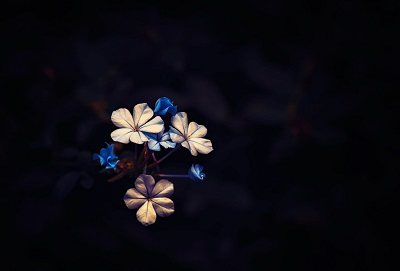
#> input picture sample_images/flower.jpg, 400 x 271 px, found by its file name
$ python Collage-Maker.py
#> lines starting #> are read from the running program, lines starting #| are printed output that depends on the picture
#!/usr/bin/env python
# coding: utf-8

# In[47]:


import cv2
import numpy


# In[48]:


def showimg(image):
    cv2.imshow("View Image", image)
    cv2.waitKey()
    cv2.destroyAllWindows()

def verticalcollage(image_list):
    resize_img=[]
    for i in image_list:
        resize_img.append( cv2.resize(i,(350,250)))
    collage = numpy.vstack(tuple(resize_img))
    return collage

def horizontalcollage(image_list):
    resize_img=[]
    for i in image_list:
        resize_img.append( cv2.resize(i,(350,250)))
    collage = numpy.hstack(tuple(resize_img))
    return collage


# In[49]:


img1=cv2.imread("Documents/flower.jpg")
#> img1 is the input picture: shape (271, 400, 3); mean B, G, R 18.5, 11.8, 13
img2=cv2.imread("Documents/btrfly.jpg")
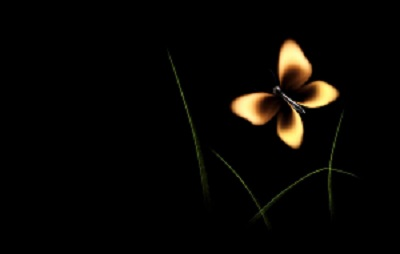
#> input picture sample_images/btrfly.jpg, 400 x 254 px, found by its file name
#> img2 is the input picture: shape (254, 400, 3); mean B, G, R 3.5, 6.1, 7.6
showimg(img1)
showimg(img2)


# In[50]:


hcollage = horizontalcollage((img1,img2))
#> the loop in horizontalcollage, `for i in image_list:` made 2 passes
#> after the loop in horizontalcollage, `for i in image_list:`: resize_img = 2 items
#> in horizontalcollage, `collage = numpy.hstack(tuple(resize_img))`:
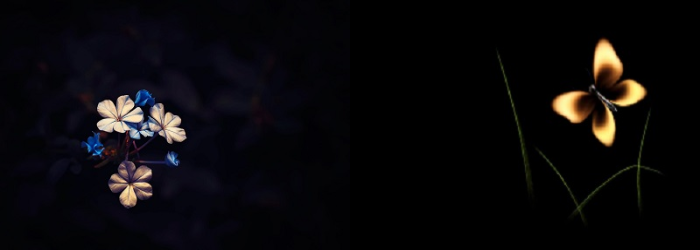
#> collage: shape (250, 700, 3); mean of channels 0, 1, 2 11, 8.9, 10.3; drawn as B, G, R
showimg(hcollage)
vcollage = verticalcollage((img1,img2))
#> the loop in verticalcollage, `for i in image_list:` made 2 passes
#> in verticalcollage, `collage = numpy.vstack(tuple(resize_img))`:
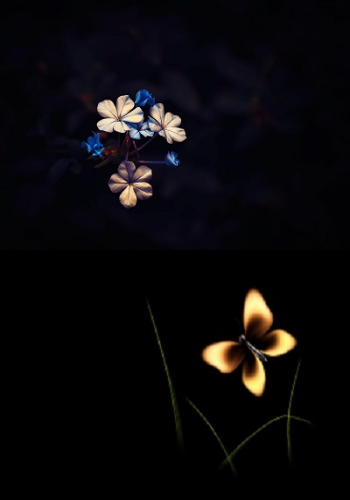
#> collage: shape (500, 350, 3); mean of channels 0, 1, 2 11, 8.9, 10.3; drawn as B, G, R
showimg(vcollage)


# In[53]:


img3=cv2.imread("Documents/pink.jpg")
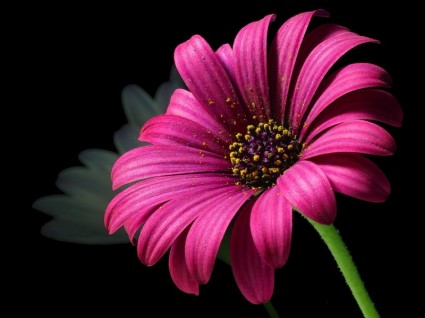
#> input picture sample_images/pink.jpg, 425 x 318 px, found by its file name
#> img3 is the input picture: shape (318, 425, 3); mean B, G, R 41.3, 21.8, 66.2
showimg(img3)


# In[52]:


hcollage = horizontalcollage((img1,img2,img3))
#> the loop in horizontalcollage (call 2), `for i in image_list:` made 3 passes
#> after the loop in horizontalcollage (call 2), `for i in image_list:`: resize_img = 3 items
#> in horizontalcollage (call 2), `collage = numpy.hstack(tuple(resize_img))`:
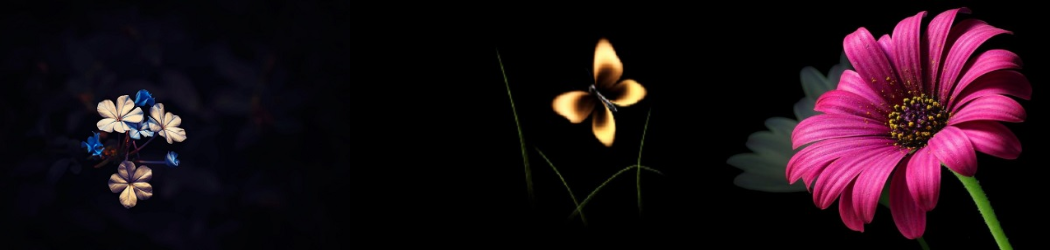
#> collage: shape (250, 1050, 3); mean of channels 0, 1, 2 21.1, 13.2, 28.9; drawn as B, G, R
showimg(hcollage)
vcollage = verticalcollage((img1,img2,img3))
#> the loop in verticalcollage (call 2), `for i in image_list:` made 3 passes
#> in verticalcollage (call 2), `collage = numpy.vstack(tuple(resize_img))`:
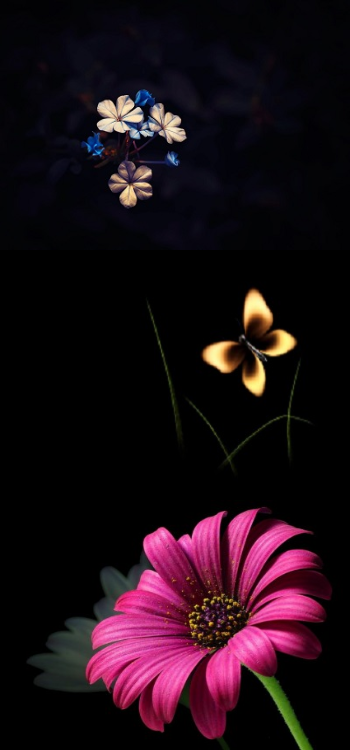
#> collage: shape (750, 350, 3); mean of channels 0, 1, 2 21.1, 13.2, 28.9; drawn as B, G, R
showimg(vcollage)


# In[ ]:
